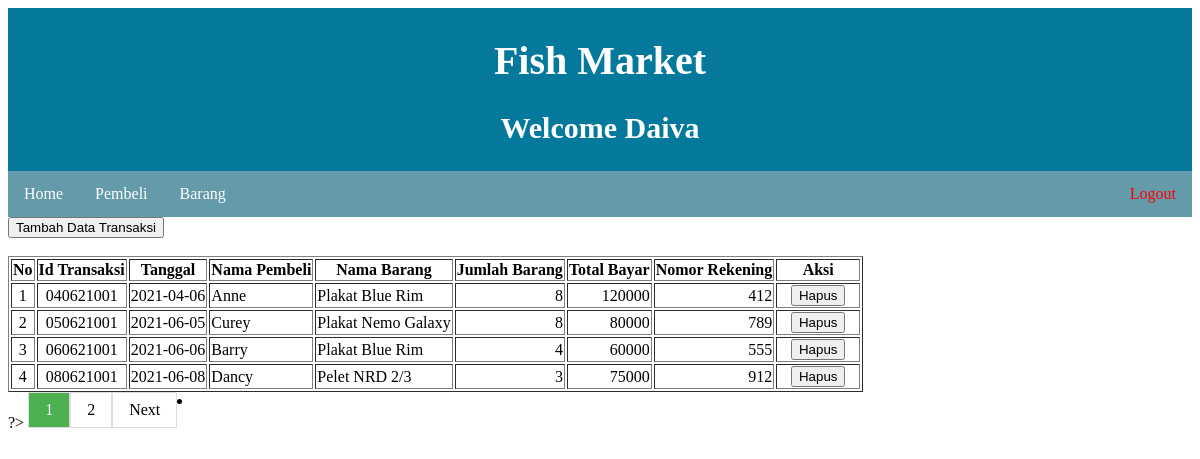
Page /transaksi-pagination.php (signed in) on the committed database.
### tables this page shows
CREATE TABLE `transaksi` (
  `IdTransaksi` varchar(9) NOT NULL,
  `IdPembeli` varchar(5) NOT NULL,
  `IdBarang` varchar(5) NOT NULL,
  `Tanggal` date NOT NULL,
  `JumlahBarang` int(3) NOT NULL,
  `TotalBayar` int(10) DEFAULT NULL
);

CREATE TABLE `pembeli` (
  `IdPembeli` varchar(5) NOT NULL,
  `NamaPembeli` varchar(50) NOT NULL,
  `NoTelp` varchar(15) NOT NULL,
  `AlamatPembeli` varchar(200) NOT NULL,
  `NoRek` varchar(20) NOT NULL
);

CREATE TABLE `barang` (
  `IdBarang` varchar(5) NOT NULL,
  `NamaBarang` varchar(30) NOT NULL,
  `Harga` int(10) NOT NULL,
  `Stok` int(5) NOT NULL,
  `Keterangan` varchar(200) NOT NULL
);

### transaksi-pagination.php (the view, shortened to what this page needs)
<?php
    include_once("functions.php");
?>
<?php
$db = dbConnect();
$sql = "SELECT transaksi.IdTransaksi, transaksi.Tanggal, pembeli.NamaPembeli,
        barang.NamaBarang,  transaksi.JumlahBarang,
        transaksi.JumlahBarang * barang.Harga as TotalBayar, pembeli.NoRek
        FROM transaksi, pembeli, barang
        WHERE barang.IdBarang=transaksi.IdBarang AND
        pembeli.IdPembeli=transaksi.IdPembeli
        ORDER BY IdTransaksi ";
$res=$db->query($sql);
$data = $res->fetch_all(MYSQLI_ASSOC);
$jumlahDataPerHalaman = 4;
$jumlahData = count($data);
$jumlahHalaman = ceil($jumlahData/$jumlahDataPerHalaman);
$halAktif = (isset($_GET['hal'])) ? $_GET['hal'] : 1;
$dataAwal = ($jumlahDataPerHalaman * $halAktif) - $jumlahDataPerHalaman;
$sql.= "LIMIT $dataAwal,$jumlahDataPerHalaman;";
$pagination = $db->query($sql);
$datapage = $pagination->fetch_all(MYSQLI_ASSOC);
?>
    <a href="transaksi-tambah.php"><button>Tambah Data Transaksi</button></a>
    <table border="1">
    <tr>
        <th>No</th><th>Id Transaksi</th><th>Tanggal</th>
        <th>Nama Pembeli</th><th>Nama Barang</th><th>Jumlah Barang</th>
        <th>Total Bayar</th><th>Nomor Rekening</th><th colspan="2">Aksi</th>
    </tr>
<?php
$i = 1;
foreach($datapage as $barisdata)
{
    ?>
    <tr>
        <td align="center"><?php echo $i;?></td>
        <td align="center"><?php echo $barisdata["IdTransaksi"];?></td>
        <td><?php echo $barisdata["Tanggal"];?></td>
        <td><?php echo $barisdata["NamaPembeli"];?></td>
        <td><?php echo $barisdata["NamaBarang"]; ?></td>
        <td align="right"><?php echo $barisdata["JumlahBarang"]; ?></td>
        <td align="right"><?php echo $barisdata["TotalBayar"]; ?></td>
        <td align="right"><?php echo $barisdata["NoRek"]; ?></td>
        <td width="80" align="center">
            <a href="transaksi-konfirmasi-hapus.php?IdTransaksi=<?php echo $barisdata["IdTransaksi"];?>">
            <button>Hapus</button></a>
        </td>
    </tr>
<?php
    $i++;
}
?>
</table>
?>
<div class="pagination">
    <li>
        <?php endif; ?> <?php
                            for ($i=1;$i<=$jumlahHalaman;$i++) : ?> <?php
                                if($i==$halAktif) : ?> <a href="?hal=<?php echo $i;?>"
            class="active"><?php echo $i;?></a>
        <?php else : ?>
        <a href="?hal=<?php echo $i;?>"><?php echo $i; ?></a>
        <?php endif; ?>
        <?php endfor;?>
        <?php if($halAktif<$jumlahHalaman) : ?>
        <a href="?hal=<?= $halAktif+1;?>">Next</a>
        <?php endif; ?>
    </li>
</div>

### style.css (style rules this page uses)
.pagination { display: inline-block; overflow: hidden; }
.pagination a { color: black; border: 1px solid #ddd; float: left; padding: 8px 16px; text-decoration: none; }
.pagination a.active { background-color: #4CAF50; color: white; }

### rows in the picture
transaksi: IdTransaksi "040621001", Tanggal "2021-04-06", IdPembeli.NamaPembeli "Anne", IdBarang.NamaBarang "Plakat Blue Rim", JumlahBarang "8", TotalBayar "120000", IdPembeli.NoRek "412"
transaksi: IdTransaksi "050621001", Tanggal "2021-06-05", IdPembeli.NamaPembeli "Curey", IdBarang.NamaBarang "Plakat Nemo Galaxy", JumlahBarang "8", TotalBayar "80000", IdPembeli.NoRek "789"
transaksi: IdTransaksi "060621001", Tanggal "2021-06-06", IdPembeli.NamaPembeli "Barry", IdBarang.NamaBarang "Plakat Blue Rim", JumlahBarang "4", TotalBayar "60000", IdPembeli.NoRek "555"
transaksi: IdTransaksi "080621001", Tanggal "2021-06-08", IdPembeli.NamaPembeli "Dancy", IdBarang.NamaBarang "Pelet NRD 2/3", JumlahBarang "3", TotalBayar "75000", IdPembeli.NoRek "912"

### other values in the picture
$_SESSION["NamaUser"] "Daiva"
